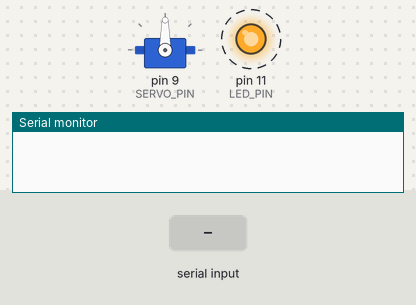
This sketch was run on a simulated Arduino Uno, built with avr-gcc and run on an emulated ATmega328P. Parts: servo, output pins drawn as LEDs (lit = HIGH), the last lines printed to the serial monitor. Dashed ring = blinking. The inputs (shaded band) are chosen by the test bench.

Above: at 1.2 s.
1.3 s: "0" received over Serial
At 3.8 s:
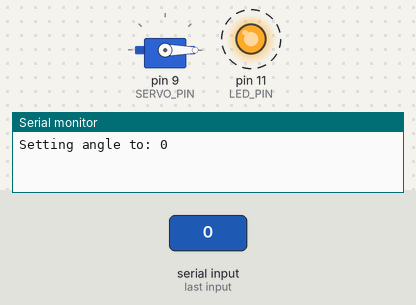
4.3 s: "L90\n" received over Serial
5.8 s: "R90\n" received over Serial
7.3 s: "C,45\n" received over Serial
At 9.8 s:
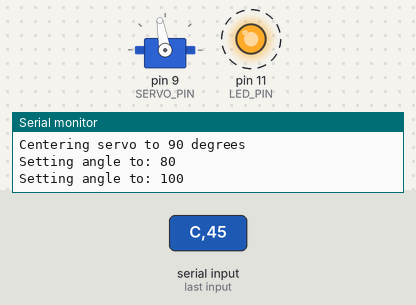
10.3 s: "30,150\n" received over Serial
At 10.8 s:
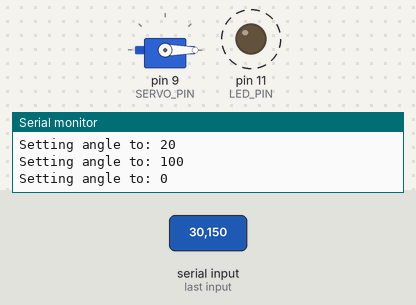
11.8 s: "200\n" received over Serial
Timing chart, 0 to 14.3 s (numbered marks = the images above; inputs shaded):
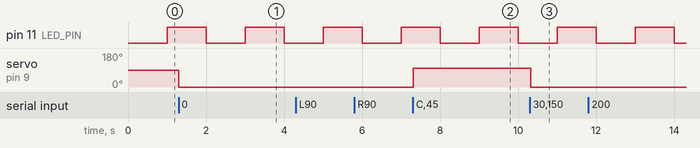

Measured:
- after the input at 1.3 s, servo on pin 9 (SERVO_PIN): 90° → 0° at once
- after the input at 7.3 s, servo on pin 9 (SERVO_PIN): 0° → 100° at once
- after the input at 10.3 s, servo on pin 9 (SERVO_PIN): 100° → 0° at once

The sketch:

LED_cum_Servo_control.ino
```cpp
#include <Servo.h>

const int LED_PIN = 11;
const int SERVO_PIN = 9;
const int LED_INTERVAL = 1000;  // 1 second blinking interval

Servo myServo;
unsigned long previousMillis = 0;
bool ledState = LOW;
int currentAngle = 90;  // Starting position at 90 degrees

void setup() {

  Serial.begin(9600);
  pinMode(LED_PIN, OUTPUT);
  myServo.attach(SERVO_PIN);
  myServo.write(currentAngle);
}

void loop() {

  unsigned long currentMillis = millis();
  if (currentMillis - previousMillis >= LED_INTERVAL) {
    previousMillis = currentMillis;
    ledState = !ledState;
    digitalWrite(LED_PIN, ledState);
  }

  // Check for serial input to control servo
  if (Serial.available() > 0) {
    char command = Serial.read();

    switch(command) {
      case 'L':  // Left rotation (increase angle)
        currentAngle = min(180, currentAngle + 45);
        myServo.write(currentAngle);
        Serial.print("Moving Left. New angle: ");
        Serial.println(currentAngle);
        break;

      case 'R':  // Right rotation (decrease angle)
        currentAngle = max(0, currentAngle - 45);
        myServo.write(currentAngle);
        Serial.print("Moving Right. New angle: ");
        Serial.println(currentAngle);
        break;

      case 'C':  // Center position
        currentAngle = 90;
        myServo.write(currentAngle);
        Serial.println("Centering servo to 90 degrees");
        break;

      case '0' ... '9':  // Direct angle control in steps of 20 degrees
        int newAngle = (command - '0') * 20;
        currentAngle = min(180, newAngle);
        myServo.write(currentAngle);
        Serial.print("Setting angle to: ");
        Serial.println(currentAngle);
        break;
    }
  }
}
```
